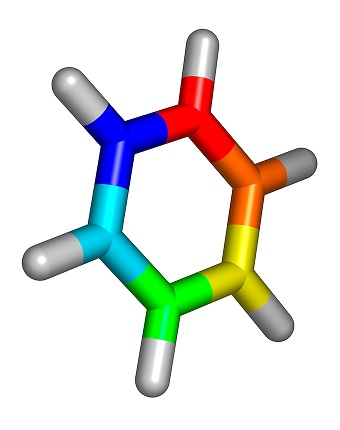
#> input picture test_image.jpg, 340 x 430 px
$ python quadrant.py
#> lines starting #> are read from the running program, lines starting #| are printed output that depends on the picture
from __future__ import print_function, division
import Image

def channel_zero(pixels, channel_off):
    rgb = image.getpixel(pixels)
    rgb = list(rgb)
    rgb[channel_off] = 0
    rgb = tuple(rgb)
    return rgb

image = Image.open("test_image.jpg")
#> image is the input picture: PIL image 340x430 RGB; mean R, G, B 224.5, 226.6, 221.6

width = image.size[0]
#> width = 340
height = image.size[1]
#> height = 430

for x in range(width):
    for y in range(height):
        if x <= (width/2) and y <= (height/2):
            no_red = channel_zero((x,y), 0)
            image.putpixel((x,y), no_red)
        elif x <= (width/2) and y > (height/2):
            no_green = channel_zero((x,y), 1)
            image.putpixel((x,y), no_green)
        elif x > (width/2) and y > (height/2):
            no_red = channel_zero((x,y), 0)
            image.putpixel((x,y), no_red)
            no_rb = channel_zero((x,y), 2)
            image.putpixel((x,y), no_rb)
#> this loop made 340 passes
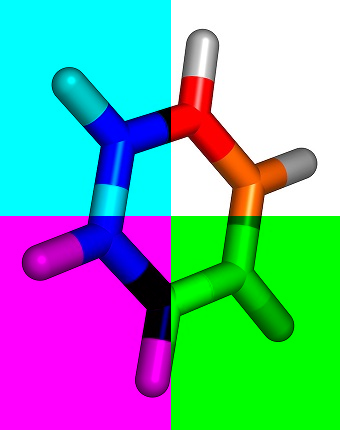
#> image: PIL image 340x430 RGB; mean R, G, B 112.5, 167.6, 168.8


image.save("quadrant_image.png")
